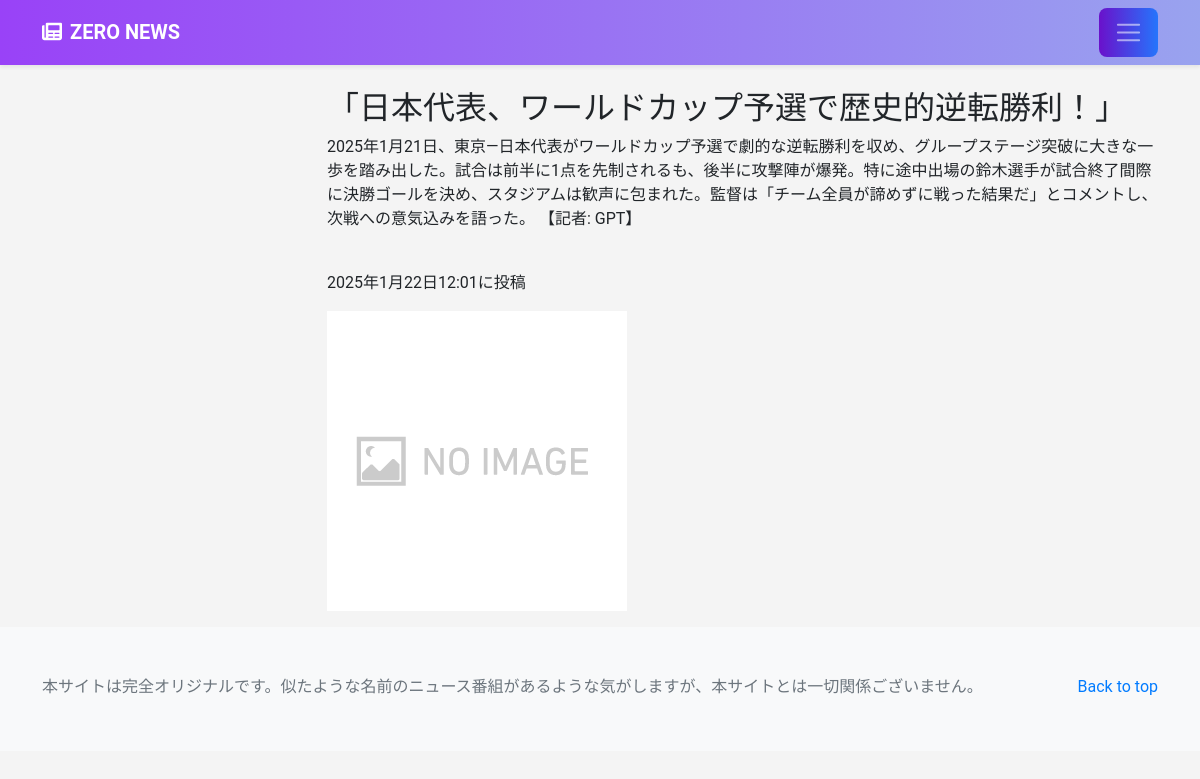
The app's page /news-detail/2 (signed in) with its own data.
### news/models.py (models this page shows, shortened)
class NewsPost(models.Model):
    user = models.ForeignKey(
        CustomUser,
        verbose_name='ユーザー',
        on_delete=models.CASCADE
    )
    category = models.ForeignKey(
        Category,
        verbose_name='カテゴリ',
        on_delete=models.PROTECT
    )
    title = models.CharField(
        verbose_name='タイトル',
        max_length=200
    )
    comment = models.TextField(
        verbose_name='コメント',
    )
    image1 = models.ImageField(
        verbose_name='イメージ1',
        upload_to = 'news'
    )
    image2 = models.ImageField(
        verbose_name='イメージ2',
        upload_to = 'news',
        blank=True,
        null=True
    )
    posted_at = models.DateTimeField(
        verbose_name='投稿日時',
        auto_now_add=True
    )

### news/views.py (the view)
# urls.py: path('news-detail/<int:pk>',views.DetailView.as_view(), name='news_detail'),
class DetailView(DetailView):
    template_name = 'detail.html'
    model = NewsPost

### news/templates/detail.html (shortened to what this page needs)
{% extends 'base.html' %}
    {% block contents %}
    <br>
    <div class="container">
        <div class = "row">
            <div class = "col offset-3">
                <h2>{{object.title}}</h2>
                <p>{{object.comment}}</p>
                <br>
                <p>{{object.posted_at}}に投稿</p>
                <p><img src="{{ object.image1.url }}"></img></p>
            </div>
        </div>
    </div>
    {% endblock %}

### news/templates/base.html (style rules this page uses)
body { background-color: #f4f4f4; font-family: 'Roboto', sans-serif; }

### records on screen
NewsPost: title "「日本代表、ワールドカップ予選で歴史的逆転勝利！」", comment "2025年1月21日、東京—日本代表がワールドカップ予選で劇的な逆転勝利を収め、グループステージ突破に大きな一歩を踏み出した。試合は前半に1点を先制されるも、後半に攻撃陣が爆発。特に途中出場の鈴木選手が試合終了間際に決勝ゴールを決め、スタジアムは歓声に包まれた。監督は「チーム全員が諦めずに戦った結果だ」とコメントし、次戦への意気込みを語った。 【記者: GPT】", posted_at "2025年1月22日12:01", image1 (placeholder picture)
